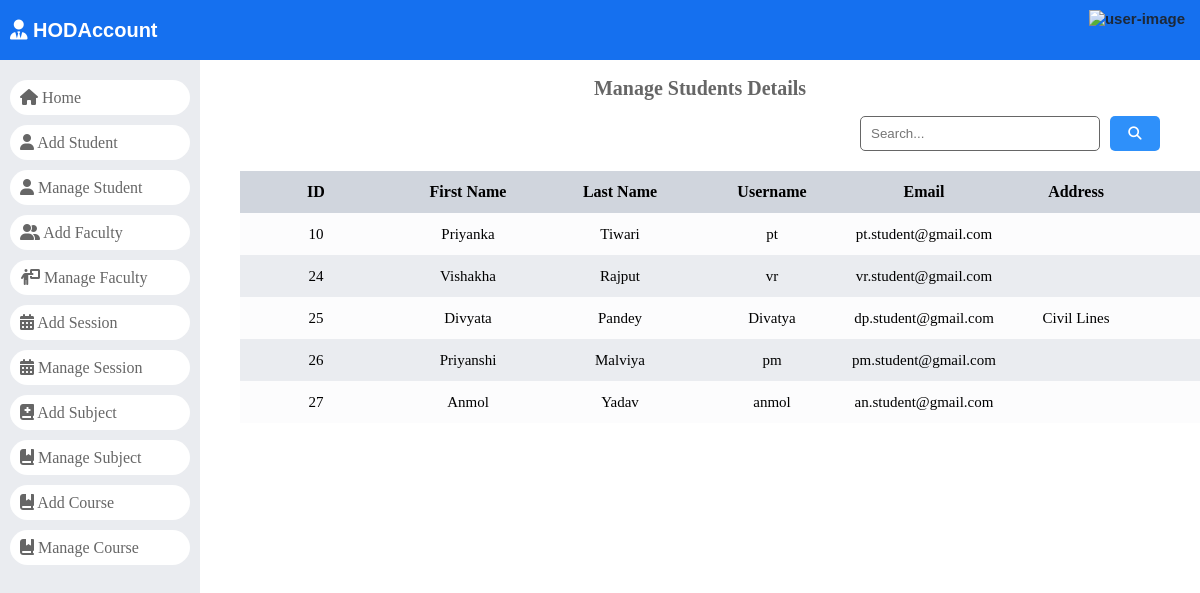
/manage_student/, run on the app's committed database.
### dashboard/models.py (models this page shows)
class Students(models.Model):
	id = models.AutoField(primary_key=True)
	admin = models.OneToOneField(CustomUser, on_delete = models.CASCADE)
	gender = models.CharField(max_length=50)
	profile_pic = models.FileField()
	address = models.TextField()
	course_id = models.ForeignKey(Courses, on_delete=models.DO_NOTHING, default=4)
	session_year_id = models.ForeignKey(SessionYearModel, null=True,
										on_delete=models.CASCADE)
	created_at = models.DateTimeField(auto_now_add=True)
	updated_at = models.DateTimeField(auto_now=True)
	objects = models.Manager()

class CustomUser(AbstractUser):
	HOD = '1'
	STAFF = '2'
	STUDENT = '3'
	EMAIL_TO_USER_TYPE_MAP = {
		'hod': HOD,
		'staff': STAFF,
		'student': STUDENT
	}
	user_type_data = ((HOD, "HOD"), (STAFF, "Staff"), (STUDENT, "Student"))
	user_type = models.CharField(default=1, choices=user_type_data, max_length=10)

### dashboard/HodViews.py (the view)
# urls.py: path('manage_student/', HodViews.manage_student, name="manage_student"),
def manage_student(request):
    students = Students.objects.all()
    context = {
        "students": students
    }
    return render(request, 'Hod Page/manage_student.html', context)

### dashboard/templates/Hod Page/manage_student.html (shortened to what this page needs)
{% load static %}
<!DOCTYPE html>
<html lang="en">
<head>
    <link rel="stylesheet" href="https://cdnjs.cloudflare.com/ajax/libs/font-awesome/6.5.1/css/all.min.css"
 />
        <link rel="stylesheet" href="{% static 'style.css' %}">
</head>
<body>
    <header>
        <div>
            <a href="/">
                <div class="logo">
                    <i class="fa-solid fa-user-tie"></i>
                    HODAccount
                </div>
            </a>
        </div>
        {% include '../headerUser.html' %}
    </header>
    <div id="main">
        {% include './navigation.html' %}
        <div id="student_record">
            <div class="page-title">
                <h2>Manage Students Details</h2>
            </div>
            <div id="manage_student">
            <div id="search-bar">
                <form action="" method="GET" class="search-form" data-search-record="#student-data">
                    <input type="search" name="search" id="search" placeholder="Search..." />
                    <button type="submit">
                        <i class="fa-solid fa-magnifying-glass"></i>
                    </button>
                </form>
            </div>
                <div id="expese-record" class="record">
                    <table>
                        <thead>
                            <tr>
                                <th>ID</th>
                                <th>First Name</th>
                                <th>Last Name</th>
                                <th>Username</th>
                                <th>Email</th>
                                <th>Address</th>
                                <th>Gender</th>
                            </tr>
                        </thead>
                        <tbody id="student-data">
                            {% for student in students %}
                            <tr>
                            <td>{{ student.admin.id }}</td>
                            <td>{{ student.admin.first_name }}</td>
                            <td>{{ student.admin.last_name }}</td>
                            <td>{{ student.admin.username }}</td>
                            <td>{{ student.admin.email }}</td>
                            <td>{{ student.address }}</td>
                            <td>{{ student.gender }}</td>
                            </tr>
                            {% endfor %}
                        </tbody>
                    </table>
                </div>
            </div>
        </div>
</body>
</html>

### static/style.css (style rules this page uses)
:root { --light-black: #1d2939; --sky-blue: #1570ef; --light-blue: #2e90fa; --nav-bg: #eaecf0; --nav-text: #666; --success-color: #039855; --error-color: #f97066; --white: #fff; --table-grid-dark: #eaecf0; --table-grid-light: #fcfcfd; --table-heading: #d0d5dd; --dialog-backdrop: #26262690; --gray-6: #666; --gray-e: #ebebeb; --note-gray: #f2f4f7; --page-heading: #666; --page-highlight-heading: #3f3737; --yellow: #fec84b; }
html, body { margin: 0; padding: 0; }
a { text-decoration: none; }
#main { display: flex; height: calc(100vh - 60px); }
#student_record { max-width: calc(100% - 200px); flex: 1; }
.record { padding: 20px 40px; overflow: auto; box-sizing: border-box; }
.record table { width: 100%; border-spacing: 0; }
.record th, .record td { height: 40px; max-width: 150px; text-align: center; min-width: 150px; }
.record tr:nth-child(2n + 2) { background: var(--table-grid-dark); }
.record tr:nth-child(2n + 1) { background: var(--table-grid-light); }
.record th { font-size: 16px; background: var(--table-heading); }
.record td { font-size: 15px; }
header { width: 100%; height: 60px; padding: 10px; box-sizing: border-box; display: flex; justify-content: space-between; gap: 20px; background: var(--sky-blue); font-family: arial; }
header .logo { height: 40px; line-height: 40px; font-size: 20px; font-weight: 600; color: var(--white); }
.page-title h2 { text-align: center; font-size: 20px; color: var(--page-heading); }
#search-bar form { display: flex; gap: 10px; width: 90%; max-width: 300px; margin-left: auto; margin-right: 40px; height: 35px; font-size: 17px; }
#search-bar input { flex: 1; border: 1.5px solid #666; padding: 0 10px; box-sizing: border-box; border-radius: 5px; }
#search-bar button { width: 50px; border-radius: 5px; background-color: var(--light-blue); color: var(--white); border: 0; cursor: pointer; }

### data on the page
Students: admin.id "10", admin.first_name "Priyanka", admin.last_name "Tiwari", admin.username "pt", admin.email "pt.student@gmail.com"
Students: admin.id "24", admin.first_name "Vishakha", admin.last_name "Rajput", admin.username "vr", admin.email "vr.student@gmail.com"
Students: admin.id "25", admin.first_name "Divyata", admin.last_name "Pandey", admin.username "Divatya", admin.email "dp.student@gmail.com", address "Civil Lines"
Students: admin.id "26", admin.first_name "Priyanshi", admin.last_name "Malviya", admin.username "pm", admin.email "pm.student@gmail.com"
Students: admin.id "27", admin.first_name "Anmol", admin.last_name "Yadav", admin.username "anmol", admin.email "an.student@gmail.com"
